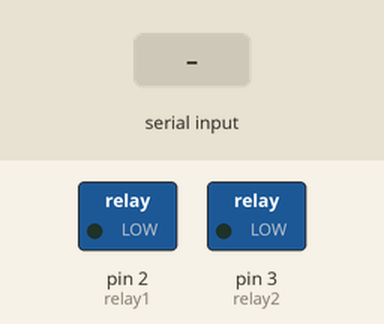
A sketch run on a simulated Arduino Uno, built with avr-gcc and run on an emulated ATmega328P. On the bench: switched loads named in the sketch (green lamp = pin HIGH). The inputs (shaded band) are chosen by the test bench.

Above: at 1.2 s.
1.3 s: "A" received over Serial
At 2.5 s:
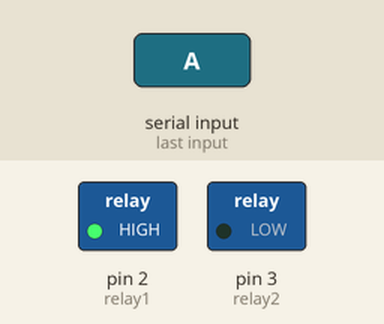
2.8 s: "B" received over Serial
At 3.6 s:
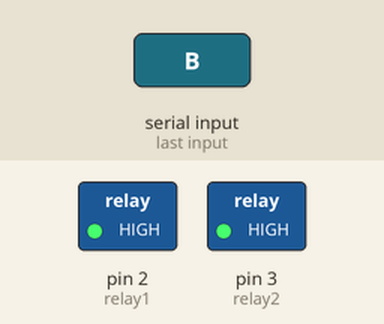
4.3 s: "a" received over Serial
At 4.8 s:
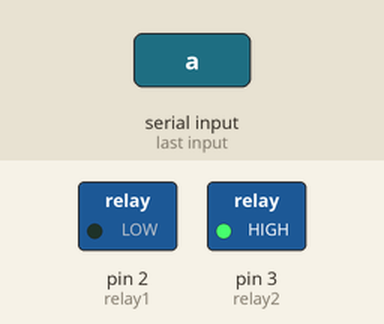
5.8 s: "b" received over Serial
At 7.1 s:
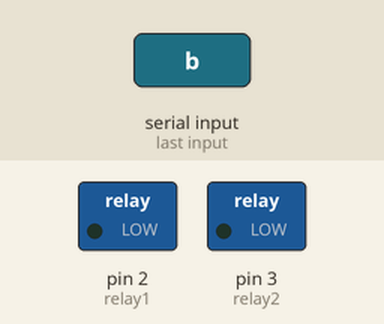
Timing chart, 0 to 8.3 s (numbered marks = the images above; inputs shaded):
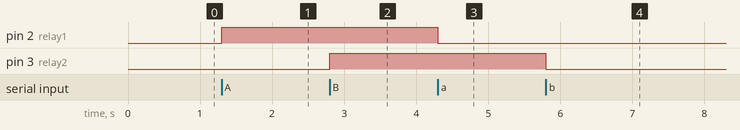

Measured:
- after the input at 1.3 s, pin 2 (relay1): LOW → HIGH at once
- after the input at 2.8 s, pin 3 (relay2): LOW → HIGH at once
- after the input at 4.3 s, pin 2 (relay1): HIGH → LOW at once
- after the input at 5.8 s, pin 3 (relay2): HIGH → LOW at once

The sketch:

arduino_bluetooth_control.ino
```cpp
char incomingData;
int relay1 = 2;
int relay2 = 3;

void setup() {
  pinMode(relay1, OUTPUT);
  pinMode(relay2, OUTPUT);
  digitalWrite(relay1, LOW);
  digitalWrite(relay2, LOW);
  Serial.begin(9600);
}

void loop() {
  if (Serial.available()) {
    incomingData = Serial.read();

    if (incomingData == 'A') {
      digitalWrite(relay1, HIGH);
    } else if (incomingData == 'a') {
      digitalWrite(relay1, LOW);
    } else if (incomingData == 'B') {
      digitalWrite(relay2, HIGH);
    } else if (incomingData == 'b') {
      digitalWrite(relay2, LOW);
    }
  }
}
```
